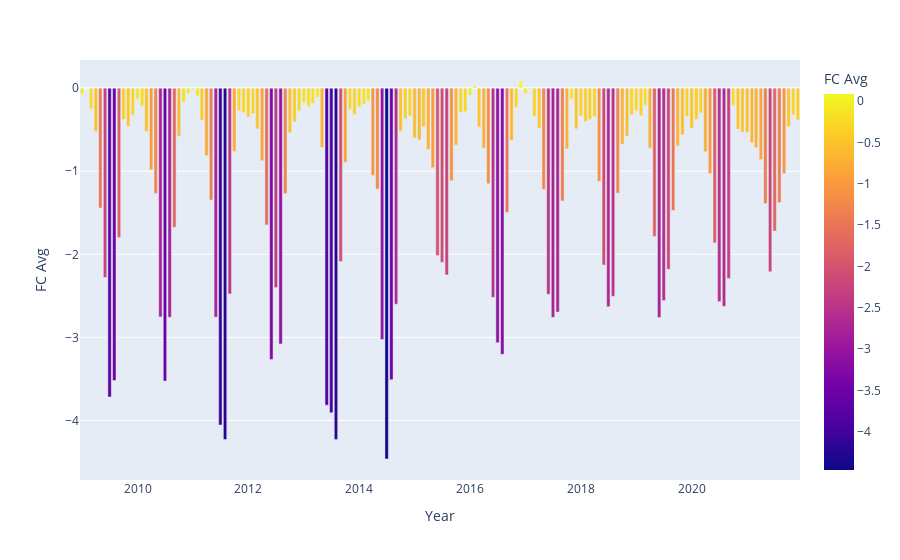

The cell this chart's notebook holds for it:
### Code cell
import plotly.express as px

fig = px.bar(fco2, x='Year',
y='FC Avg', color='FC Avg')
fig.show()

### Figure 1 — Plotly figure (JSON) as saved in the notebook; plotly's stock layout.template omitted (floating-point values rounded to 4 significant figures; data arrays with more than 128 entries replaced by an {"elided": "..."} marker saying what was removed)
{"data": [{"alignmentgroup": "True", "hovertemplate": "Year=%{x}<br>FC Avg=%{marker.color}<extra></extra>", "legendgroup": "", "marker": {"color": {"elided": "156 float values"}, "coloraxis": "coloraxis", "pattern": {"shape": ""}}, "name": "", "offsetgroup": "", "orientation": "v", "showlegend": false, "textposition": "auto", "type": "bar", "x": {"elided": "156 str values"}, "xaxis": "x", "y": {"elided": "156 float values"}, "yaxis": "y"}], "layout": {"barmode": "relative", "coloraxis": {"colorbar": {"title": {"text": "FC Avg"}}, "colorscale": [[0, "#0d0887"], [0.1111, "#46039f"], [0.2222, "#7201a8"], [0.3333, "#9c179e"], [0.4444, "#bd3786"], [0.5556, "#d8576b"], [0.6667, "#ed7953"], [0.7778, "#fb9f3a"], [0.8889, "#fdca26"], [1, "#f0f921"]]}, "legend": {"tracegroupgap": 0}, "margin": {"t": 60}, "xaxis": {"anchor": "y", "domain": [0, 1], "title": {"text": "Year"}}, "yaxis": {"anchor": "x", "domain": [0, 1], "title": {"text": "FC Avg"}}}}
